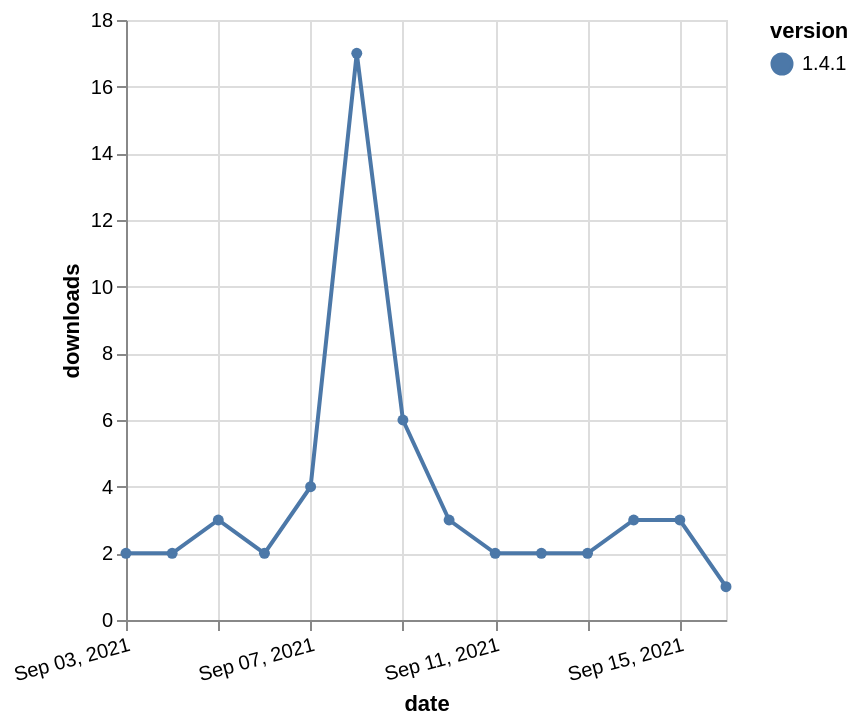

Express this chart as Vega-Lite.
### Vega-Lite specification from a JSON file in a GitHub repository (floating-point values rounded to 4 significant figures)
{"$schema": "https://vega.github.io/schema/vega-lite/v5.json", "description": "A simple bar chart with embedded data.", "data": {"values": [{"date": "2021-09-03", "total": 5508, "delta": 2, "version": "1.4.1"}, {"date": "2021-09-04", "total": 5510, "delta": 2, "version": "1.4.1"}, {"date": "2021-09-05", "total": 5513, "delta": 3, "version": "1.4.1"}, {"date": "2021-09-06", "total": 5515, "delta": 2, "version": "1.4.1"}, {"date": "2021-09-07", "total": 5519, "delta": 4, "version": "1.4.1"}, {"date": "2021-09-08", "total": 5536, "delta": 17, "version": "1.4.1"}, {"date": "2021-09-09", "total": 5542, "delta": 6, "version": "1.4.1"}, {"date": "2021-09-10", "total": 5545, "delta": 3, "version": "1.4.1"}, {"date": "2021-09-11", "total": 5547, "delta": 2, "version": "1.4.1"}, {"date": "2021-09-12", "total": 5549, "delta": 2, "version": "1.4.1"}, {"date": "2021-09-13", "total": 5551, "delta": 2, "version": "1.4.1"}, {"date": "2021-09-14", "total": 5554, "delta": 3, "version": "1.4.1"}, {"date": "2021-09-15", "total": 5557, "delta": 3, "version": "1.4.1"}, {"date": "2021-09-16", "total": 5558, "delta": 1, "version": "1.4.1"}]}, "width": "container", "mark": {"type": "line", "point": {"filled": true}}, "encoding": {"x": {"field": "date", "type": "temporal", "timeUnit": "yearmonthdate", "title": "date", "axis": {"labelAngle": -15}}, "y": {"field": "delta", "type": "quantitative", "title": "downloads"}, "color": {"field": "version", "type": "nominal"}, "tooltip": {"field": "delta"}}}
